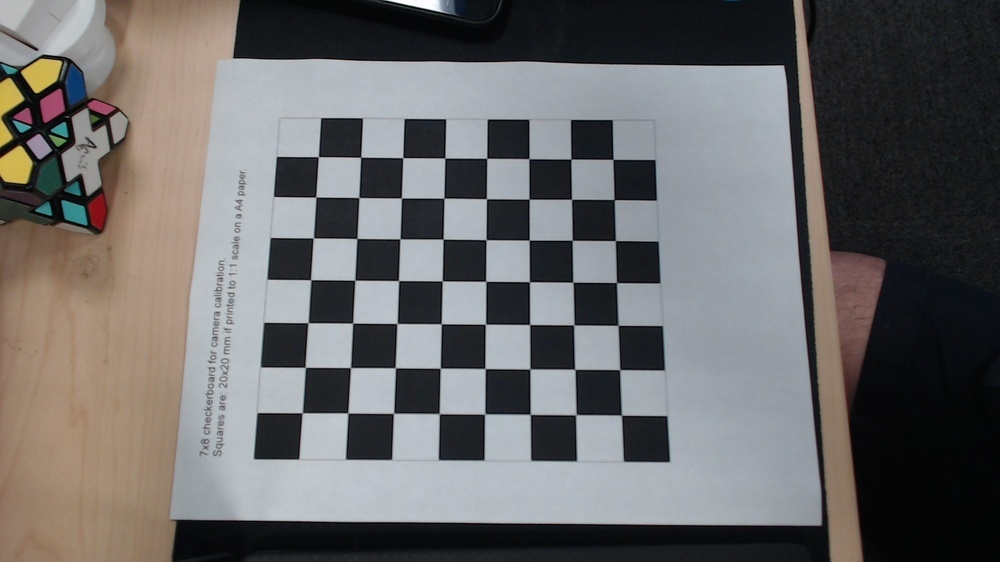
#> input picture camera 3d mapping/00_Camera Calibration/input images/WIN_20190708_14_46_34_Pro.jpg, 1000 x 562 px, shrunk from 1920 x 1080 before the run; its folder holds only this picture in this run
$ python OpenCV_Python_Camera_Calibration.py
#> lines starting #> are read from the running program, lines starting #| are printed output that depends on the picture; after the words box and inside, x2 and y2 are one past the last pixel; in counts of white or black regions, pixels touching at a corner belong together
import numpy as np
import cv2 as cv
import glob

# termination criteria
criteria = (cv.TERM_CRITERIA_EPS + cv.TERM_CRITERIA_MAX_ITER, 20, 0.001)

# prepare object points, like (0,0,0), (1,0,0), (2,0,0) ....,(6,5,0)
a = 8
b = 7
objp = np.zeros((b*a,3), np.float32)
objp[:,:2] = np.mgrid[0:a,0:b].T.reshape(-1,2)

# Arrays to store object points and image points from all the images.
objpoints = [] # 3d point in real world space
imgpoints = [] # 2d points in image plane.
images = glob.glob(r'input images\*.jpg')

for fname in images:
    img = cv.imread(fname)
#> img is the input picture: shape (562, 1000, 3); mean B, G, R 104.5, 104.4, 105.7
    gray = cv.cvtColor(img, cv.COLOR_BGR2GRAY)
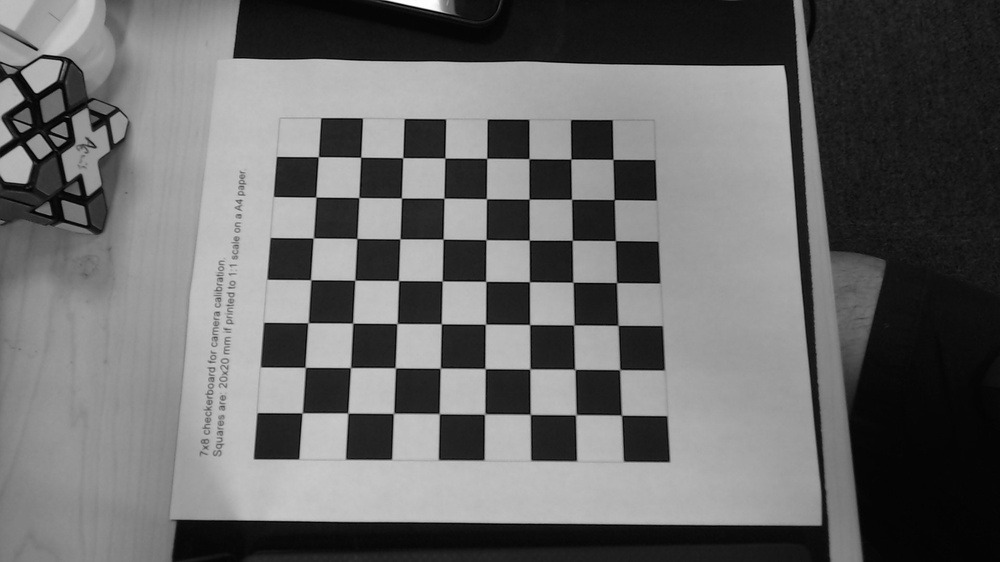
#> gray: shape (562, 1000); min 0, max 255, mean 104.8

    cv.imshow('img', gray)
    cv.waitKey(10)

    # Find the chess board corners
    ret, corners = cv.findChessboardCorners(gray, (a,b), None)
#> ret = True; corners = 56 rows, first 8: [621.5, 415.3], [575.7, 414.9], [530.4, 414.5], [484.7, 414.1], [439.3, 413.8], [393.4, 413.4], [347.8, 413.2], [302, 413.1]

    cv.imshow('img', img)
    cv.waitKey(10)

    # If found, add object points, image points (after refining them)
    print(f'image: {fname}; ret: {ret}')
#| image: input images/WIN_20190708_14_46_34_Pro.jpg; ret: True
    if ret == True:
        objpoints.append(objp)
        corners2 = cv.cornerSubPix(gray,corners, (11,11), (-1,-1), criteria)
#> corners2 = 56 rows, first 8: [621.5, 415.2], [575.8, 414.7], [530.3, 414.3], [484.6, 414], [439.3, 413.6], [393.5, 413.3], [347.8, 413], [302.2, 412.8]
        imgpoints.append(corners)
        # Draw and display the corners
        cv.drawChessboardCorners(img, (a,b), corners2, ret)
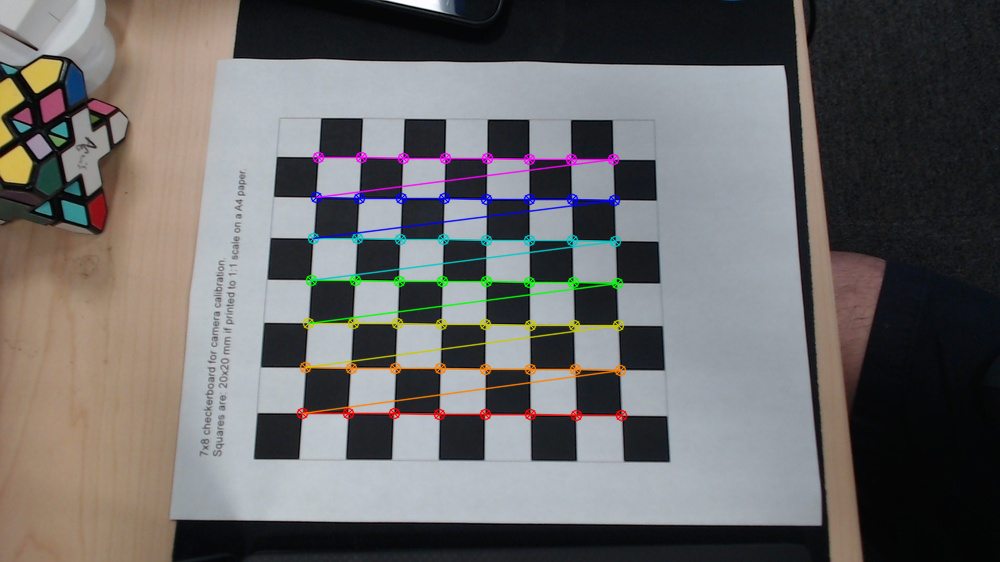
#> img: shape (562, 1000, 3); 2.9% of pixels changed, all inside (x1, y1, x2, y2) = (296, 151, 628, 422)
        cv.imshow('img', img)
        cv.waitKey(0)
cv.destroyAllWindows()

ret, mtx, dist, rvecs, tvecs = cv.calibrateCamera(objpoints, imgpoints, gray.shape[::-1], None, None)
#> ret = 0.17; mtx = [[1062.5, 0, 493.7], [0, 1099, 293.7], [0, 0, 1]]; dist = [[0.329, -6.58, -0.00358, 0.00207, 60.4]]; rvecs = ([0.0104, -0.523, -3.09],); tvecs = ([2.8, 2.58, 23.45],)
np.savez(r'data\calib.npz', mtx=mtx, dist=dist, rvecs=rvecs, tvecs=tvecs)


# # Undistortion
# img = cv.imread(r'C:\OpenCV\OpenCV_Python\T001_20190703021430_Snapshot.jpg')
# h,  w = img.shape[:2]
# newcameramtx, roi = cv.getOptimalNewCameraMatrix(mtx, dist, (w,h), 1, (w,h))

# # Using cv.undistort()
# # undistort
# dst = cv.undistort(img, mtx, dist, None, newcameramtx)
# # crop the image
# #x, y, w, h = roi
# #dst = dst[y:y+h, x:x+w]
# cv.imwrite('calibresult.png', dst)

# '''
# # Using remapping
# # undistort
# mapx, mapy = cv.initUndistortRectifyMap(mtx, dist, None, newcameramtx, (w,h), 5)
# dst = cv.remap(img, mapx, mapy, cv.INTER_LINEAR)
# # crop the image
# x, y, w, h = roi
# dst = dst[y:y+h, x:x+w]
# cv.imwrite(r'C:\OpenCV\OpenCV_Python\calibresult.png', dst)
# '''

$ run again, on camera 3d mapping/00_Camera Calibration/input images/WIN_20190708_14_48_19_Pro.jpg
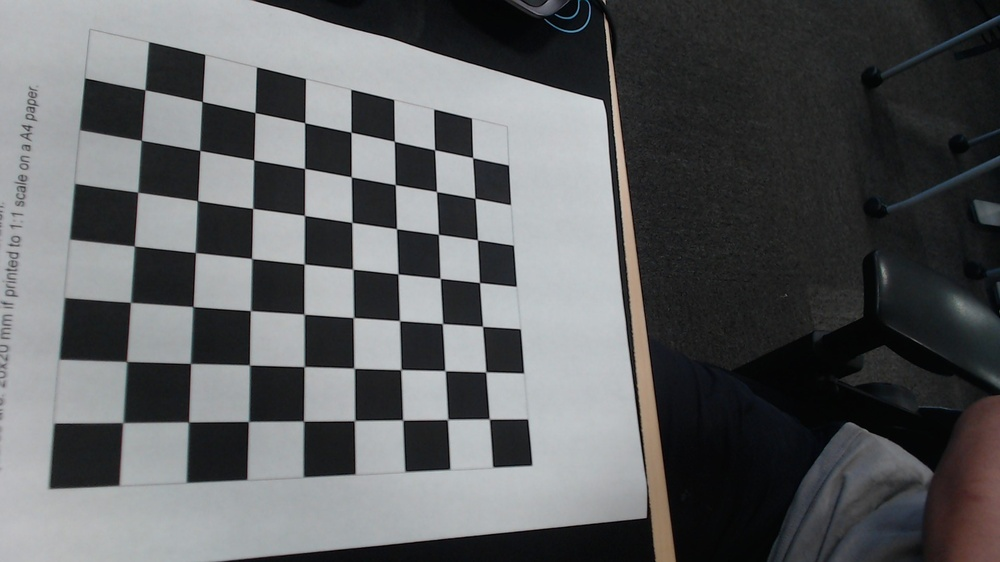
#> input picture camera 3d mapping/00_Camera Calibration/input images/WIN_20190708_14_48_19_Pro.jpg, 1000 x 562 px, shrunk from 1920 x 1080 before the run
#> img is the input picture: shape (562, 1000, 3); mean B, G, R 95.7, 94.1, 92.5
#> `ret, corners = cv.findChessboardCorners(gray, (a,b), None)`: ret = True; corners = 56 rows, first 8: [489.3, 419.2], [447.6, 419.6], [402.7, 420.1], [354.4, 420.7], [303.5, 421.2], [248.2, 421.6], [188.5, 422.1], [122.6, 422.9]
#| image: input images/WIN_20190708_14_48_19_Pro.jpg; ret: True
#> corners2 = 56 rows, first 8: [489.3, 419], [447.6, 419.4], [402.7, 419.9], [354.5, 420.6], [303.6, 421.1], [248.5, 421.4], [188.6, 421.9], [122.9, 422.5]
#> `cv.drawChessboardCorners(img, (a,b), corners2, ret)`:
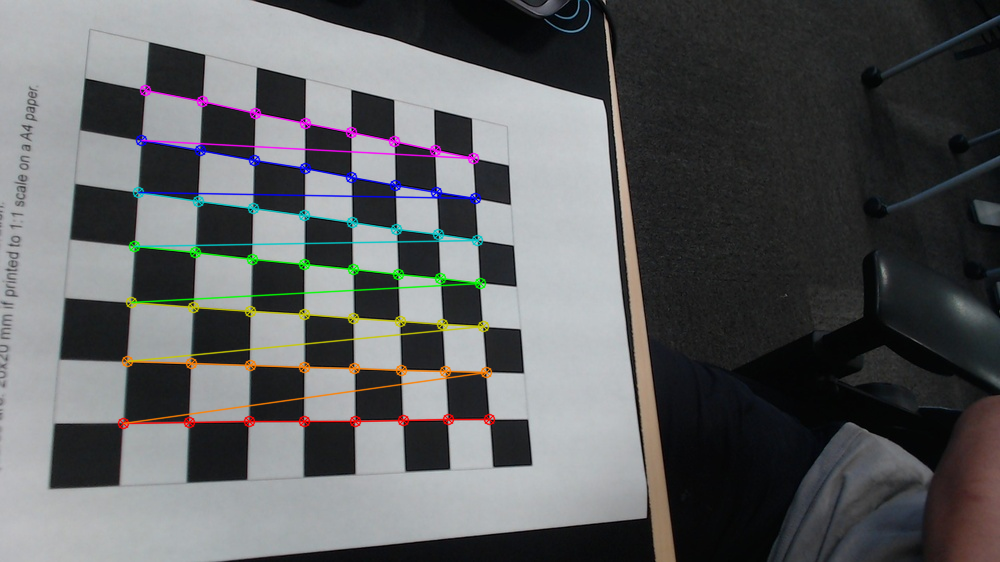
#> img: shape (562, 1000, 3); 3.19% of pixels changed, all inside (x1, y1, x2, y2) = (117, 84, 496, 430)
#> `ret, mtx, dist, rvecs, tvecs = cv.calibrateCamera(objpoints, imgpoints..`: ret = 0.264; mtx = [[675.5, 0, 419.5], [0, 655.4, 291.5], [0, 0, 1]]; dist = [[0.121, -0.583, -0.00158, 0.0111, 1.02]]; rvecs = ([0.782, -0.371, -3],); tvecs = ([1.42, 2.71, 13.98],)

$ run again, on camera 3d mapping/00_Camera Calibration/input images/WIN_20190708_14_48_25_Pro.jpg
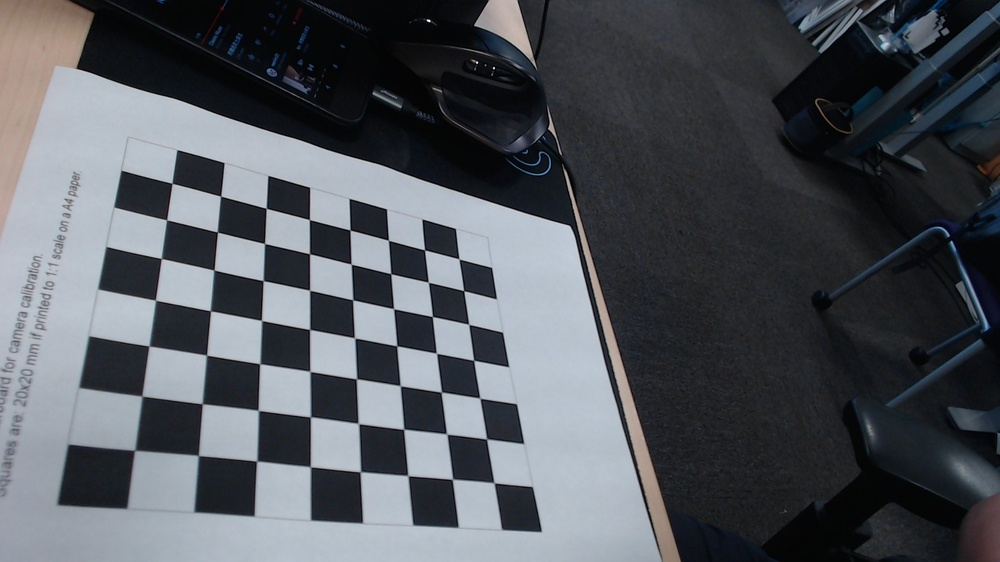
#> input picture camera 3d mapping/00_Camera Calibration/input images/WIN_20190708_14_48_25_Pro.jpg, 1000 x 562 px, shrunk from 1920 x 1080 before the run
#> img is the input picture: shape (562, 1000, 3); mean B, G, R 91.2, 85.1, 81.2
#> `ret, corners = cv.findChessboardCorners(gray, (a,b), None)`: ret = True; corners = 56 rows, first 8: [494.3, 483], [452.4, 479.3], [408.1, 475.9], [360.3, 471.9], [310.4, 467], [256.5, 461.3], [198.4, 455.6], [134.3, 450.5]
#| image: input images/WIN_20190708_14_48_25_Pro.jpg; ret: True
#> corners2 = 56 rows, first 8: [494, 482.7], [452.5, 479.2], [407.9, 475.6], [360.4, 471.8], [310.4, 466.6], [256.7, 461.1], [198.4, 455.4], [134.7, 450.3]
#> `cv.drawChessboardCorners(img, (a,b), corners2, ret)`:
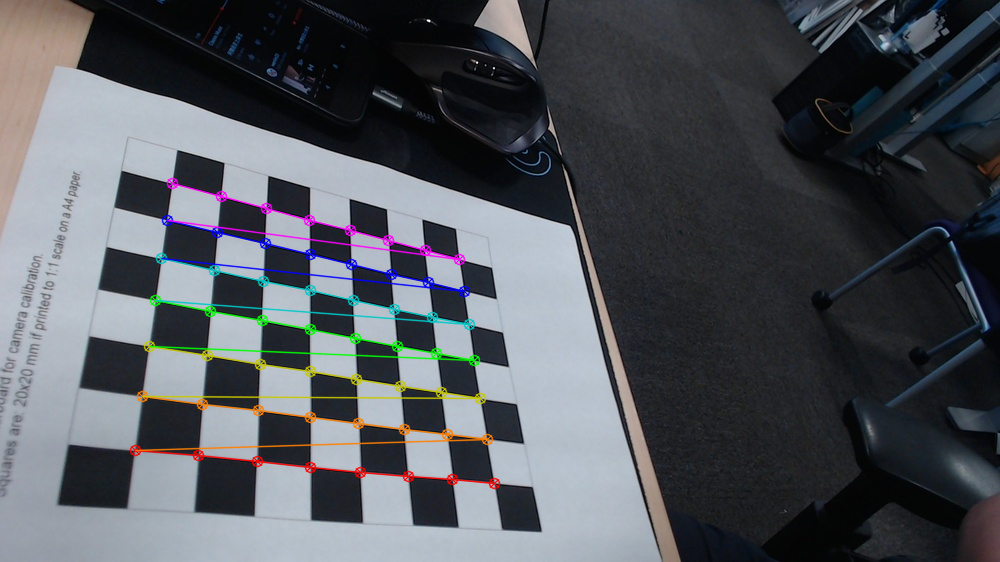
#> img: shape (562, 1000, 3); 2.98% of pixels changed, all inside (x1, y1, x2, y2) = (129, 177, 501, 490)
#> `ret, mtx, dist, rvecs, tvecs = cv.calibrateCamera(objpoints, imgpoints..`: ret = 0.337; mtx = [[754.4, 0, 473.9], [0, 716.3, 261.4], [0, 0, 1]]; dist = [[0.0462, -0.108, -0.00974, 0.0147, 0.215]]; rvecs = ([0.886, -0.948, -2.8],); tvecs = ([0.381, 4.8, 15.43],)

$ run again, on camera 3d mapping/00_Camera Calibration/input images/WIN_20190708_14_48_31_Pro.jpg
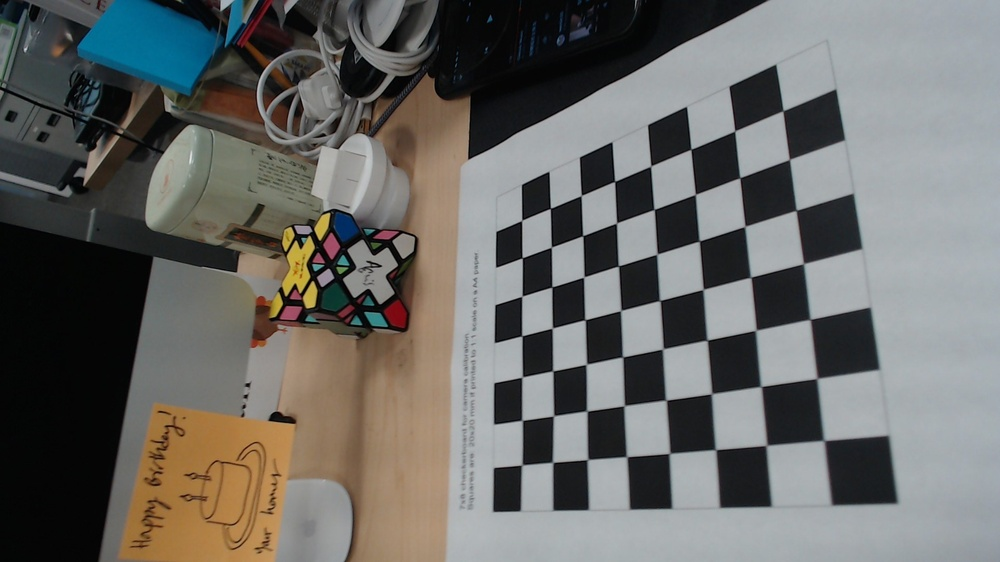
#> input picture camera 3d mapping/00_Camera Calibration/input images/WIN_20190708_14_48_31_Pro.jpg, 1000 x 562 px, shrunk from 1920 x 1080 before the run
#> img is the input picture: shape (562, 1000, 3); mean B, G, R 102.2, 105.2, 105.5
#> `gray = cv.cvtColor(img, cv.COLOR_BGR2GRAY)`:
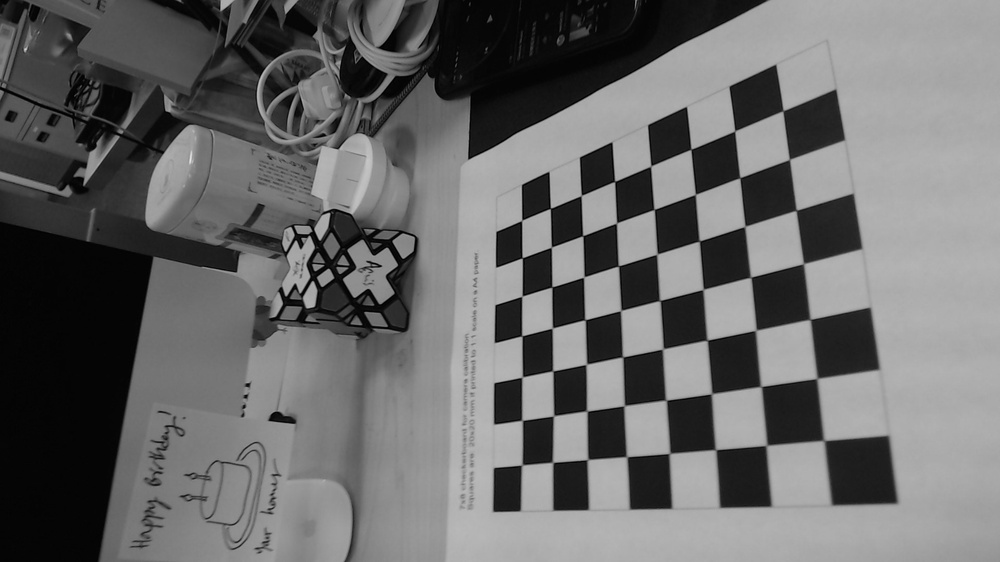
#> gray: shape (562, 1000); min 0, max 230, mean 105
#> `ret, corners = cv.findChessboardCorners(gray, (a,b), None)`: ret = True; corners = 56 rows, first 8: [824.3, 440.8], [765.8, 445.7], [716.1, 450.1], [670.1, 453.2], [627.1, 456.9], [587.7, 459.5], [553, 462.5], [522, 464.9]
#| image: input images/WIN_20190708_14_48_31_Pro.jpg; ret: True
#> corners2 = 56 rows, first 8: [823.9, 440.5], [766.4, 445.3], [715.5, 449.6], [669.4, 453.4], [626.6, 456.6], [587.5, 459.5], [552.6, 462.3], [521.8, 464.9]
#> `cv.drawChessboardCorners(img, (a,b), corners2, ret)`:
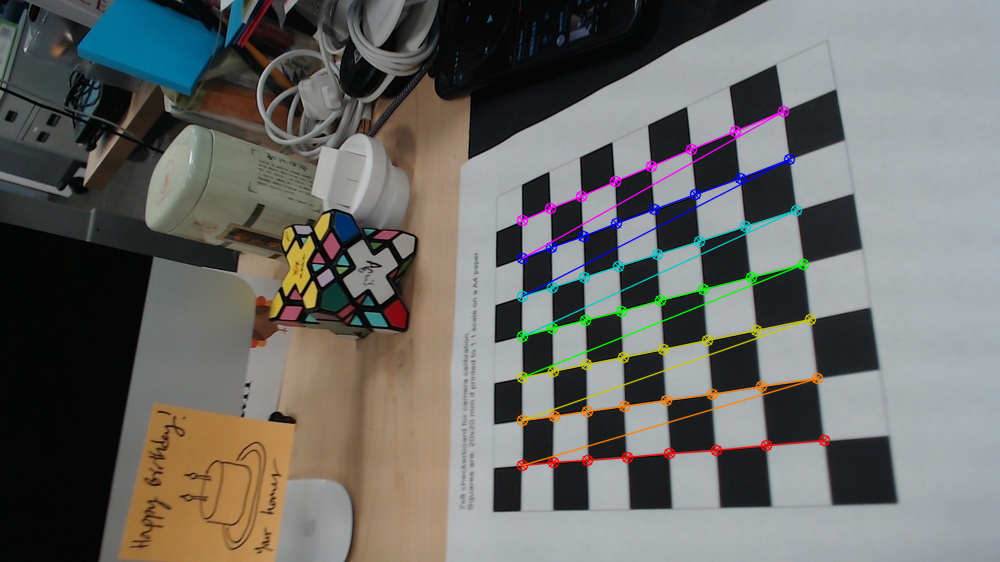
#> img: shape (562, 1000, 3); 2.73% of pixels changed, all inside (x1, y1, x2, y2) = (516, 105, 831, 472)
#> `ret, mtx, dist, rvecs, tvecs = cv.calibrateCamera(objpoints, imgpoints..`: ret = 0.346; mtx = [[829, 0, 499.1], [0, 747.3, 268.8], [0, 0, 1]]; dist = [[0.0866, -0.243, 0.00151, -0.0245, -0.205]]; rvecs = ([1.31, 0.435, 2.67],); tvecs = ([4.77, 2.75, 11.84],)

$ run again, on camera 3d mapping/00_Camera Calibration/input images/WIN_20190708_14_47_03_Pro.jpg
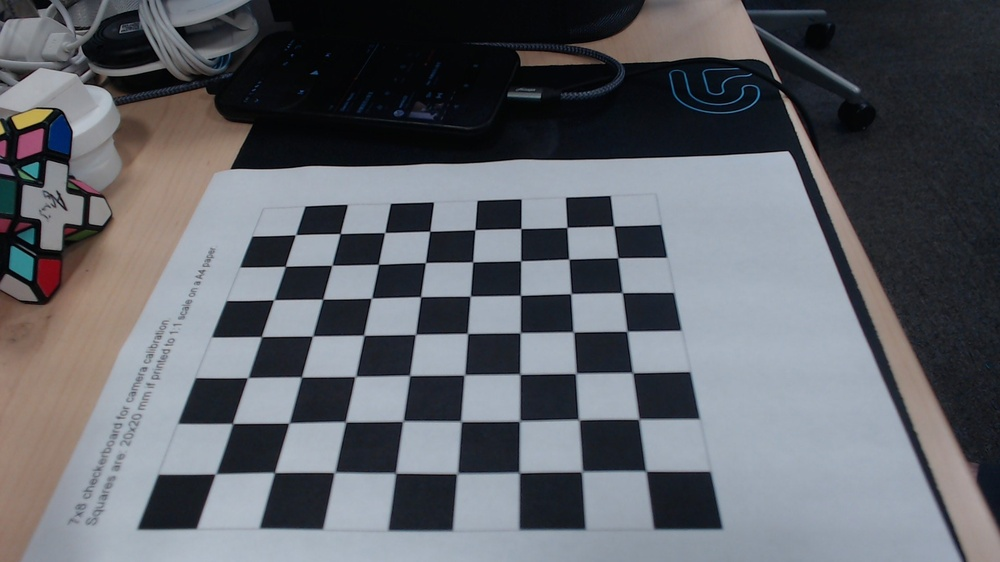
#> input picture camera 3d mapping/00_Camera Calibration/input images/WIN_20190708_14_47_03_Pro.jpg, 1000 x 562 px, shrunk from 1920 x 1080 before the run
#> img is the input picture: shape (562, 1000, 3); mean B, G, R 105.2, 99.1, 96.2
#> `gray = cv.cvtColor(img, cv.COLOR_BGR2GRAY)`:
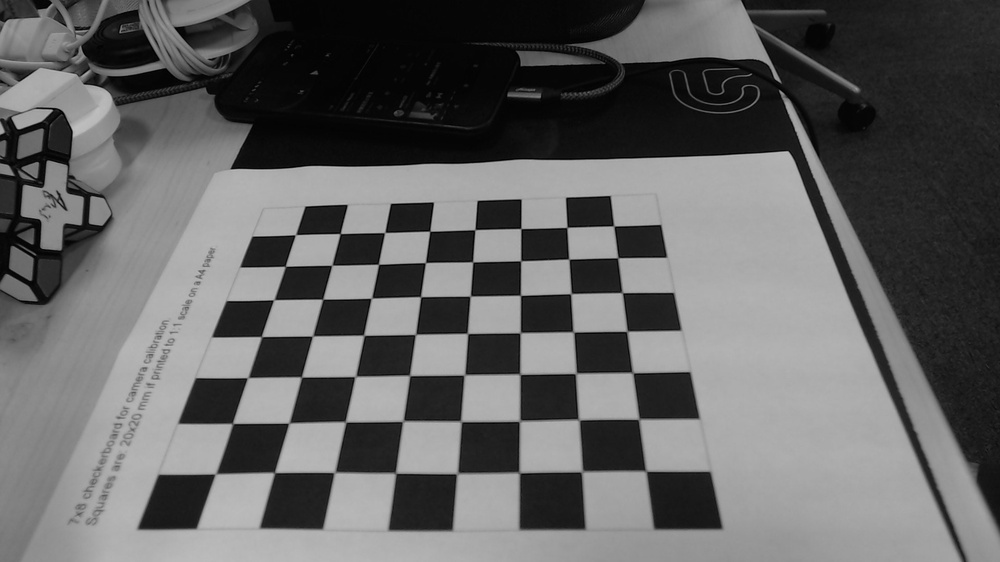
#> gray: shape (562, 1000); min 0, max 191, mean 98.9
#> `ret, corners = cv.findChessboardCorners(gray, (a,b), None)`: ret = True; corners = 56 rows, first 8: [646.5, 471.5], [580.8, 472.3], [519.5, 473.4], [456.4, 474.4], [395.7, 473.6], [333.7, 472.9], [274.5, 472.7], [214.9, 474.4]
#| image: input images/WIN_20190708_14_47_03_Pro.jpg; ret: True
#> corners2 = 56 rows, first 8: [645.9, 471], [581.9, 471.5], [519.2, 472.5], [457.1, 473.4], [395.6, 473], [334.5, 472.3], [274.5, 472.5], [215.6, 473.8]
#> `cv.drawChessboardCorners(img, (a,b), corners2, ret)`:
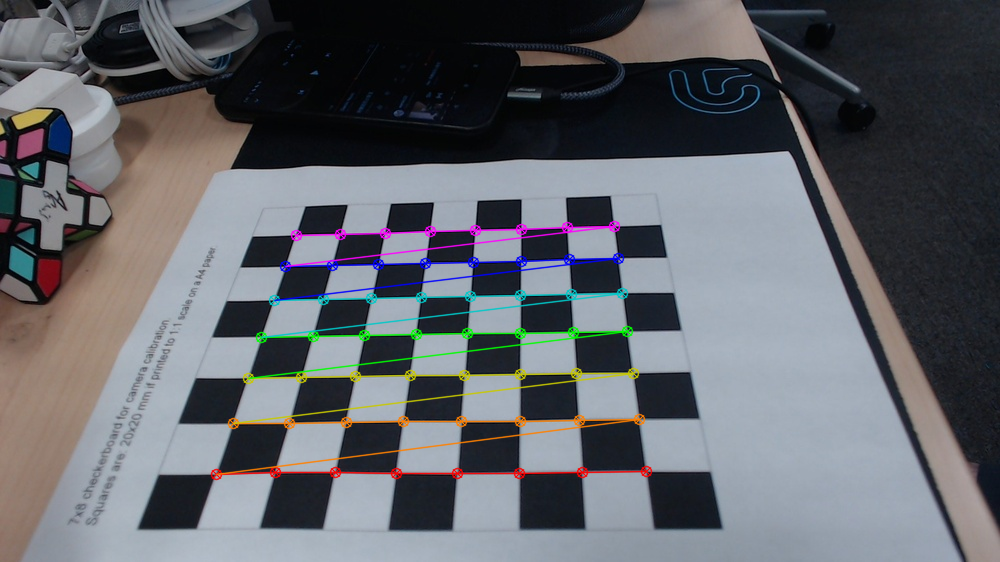
#> img: shape (562, 1000, 3); 3.33% of pixels changed, all inside (x1, y1, x2, y2) = (210, 220, 653, 481)
#> `ret, mtx, dist, rvecs, tvecs = cv.calibrateCamera(objpoints, imgpoints..`: ret = 0.408; mtx = [[663.3, 0, 500.4], [0, 605.8, 279], [0, 0, 1]]; dist = [[-0.0009, 0.168, -0.0108, -0.00155, -0.356]]; rvecs = ([-0.115, -1.08, -2.95],); tvecs = ([2.3, 3.35, 10.43],)
